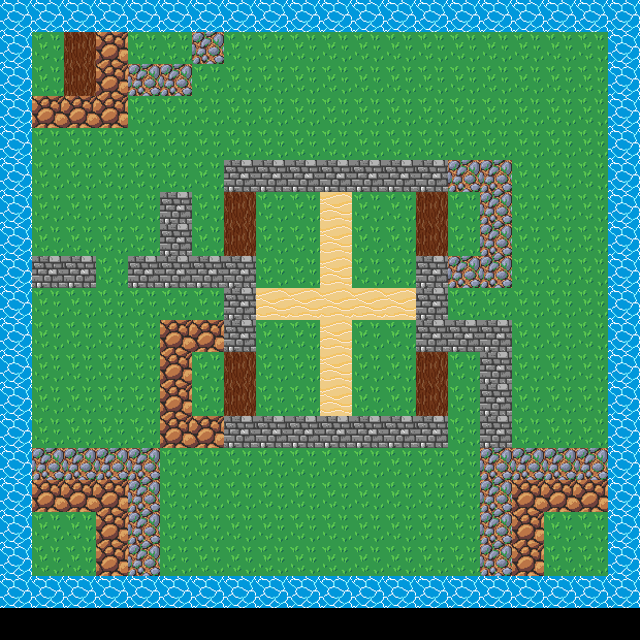

Below is a game level as drawn by its tile map, then a one-line description and the .tmx file that defines it, in full:
An orthogonal 20x20 tile map with 32x32 px tiles, 2 tile layers (Ground, Maze), 1 hidden layer not drawn.

<map version="1.0" tiledversion="1.4.3" orientation="orthogonal" renderorder="right-down" width="20" height="20" tilewidth="32" tileheight="32" infinite="0" nextlayerid="3" nextobjectid="1">
<properties>
  <property name="mapName" value="secondMap" />
 </properties>
 <tileset firstgid="1" name="Terrain" tilewidth="32" tileheight="32" tilecount="7" columns="0">
  <grid orientation="orthogonal" width="1" height="1" />
  <tile id="0">
   <image width="32" height="32" source="terrain/grass1.png" />
  </tile>
  <tile id="1">
   <image width="32" height="32" source="terrain/ground1.png" />
  </tile>
  <tile id="2">
   <image width="32" height="32" source="terrain/rock3.png" />
  </tile>
  <tile id="3">
   <image width="32" height="32" source="terrain/sand.png" />
  </tile>
  <tile id="4">
   <image width="32" height="32" source="terrain/wall3.png" />
  </tile>
  <tile id="5">
   <image width="32" height="32" source="terrain/water1.png" />
  </tile>
  <tile id="6">
   <image width="32" height="32" source="terrain/wood3.png" />
  </tile>
 </tileset>
 <layer id="1" name="Ground" width="20" height="20">
  <data encoding="csv">
0,0,0,0,0,0,0,0,0,0,0,0,0,0,0,0,0,0,0,0,
0,1,1,1,1,1,1,1,1,1,1,1,1,1,1,1,1,1,1,0,
0,1,1,1,1,1,1,1,1,1,1,1,1,1,1,1,1,1,1,0,
0,1,1,1,1,1,1,1,1,1,1,1,1,1,1,1,1,1,1,0,
0,1,1,1,1,1,1,1,1,1,1,1,1,1,1,1,1,1,1,0,
0,1,1,1,1,1,1,1,1,1,1,1,1,1,1,1,1,1,1,0,
0,1,1,1,1,1,1,1,1,1,1,1,1,1,1,1,1,1,1,0,
0,1,1,1,1,1,1,1,1,1,1,1,1,1,1,1,1,1,1,0,
0,1,1,1,1,1,1,1,1,1,1,1,1,1,1,1,1,1,1,0,
0,1,1,1,1,1,1,1,1,1,1,1,1,1,1,1,1,1,1,0,
0,1,1,1,1,1,1,1,1,1,1,1,1,1,1,1,1,1,1,0,
0,1,1,1,1,1,1,1,1,1,1,1,1,1,1,1,1,1,1,0,
0,1,1,1,1,1,1,1,1,1,1,1,1,1,1,1,1,1,1,0,
0,1,1,1,1,1,1,1,1,1,1,1,1,1,1,1,1,1,1,0,
0,1,1,1,1,1,1,1,1,1,1,1,1,1,1,1,1,1,1,0,
0,1,1,1,1,1,1,1,1,1,1,1,1,1,1,1,1,1,1,0,
0,1,1,1,1,1,1,1,1,1,1,1,1,1,1,1,1,1,1,0,
0,1,1,1,1,1,1,1,1,1,1,1,1,1,1,1,1,1,1,0,
0,0,0,0,0,0,0,0,0,0,0,0,0,0,0,0,0,0,0,0
  </data>
 </layer>
 <layer id="2" name="Maze" width="20" height="20">
  <data encoding="csv">
6,6,6,6,6,6,6,6,6,6,6,6,6,6,6,6,6,6,6,6,
6,0,7,2,0,0,3,0,0,0,0,0,0,0,0,0,0,0,0,6,
6,0,7,2,3,3,0,0,0,0,0,0,0,0,0,0,0,0,0,6,
6,2,2,2,0,0,0,0,0,0,0,0,0,0,0,0,0,0,0,6,
6,0,0,0,0,0,0,0,0,0,0,0,0,0,0,0,0,0,0,6,
6,0,0,0,0,0,0,5,5,5,5,5,5,5,3,3,0,0,0,6,
6,0,0,0,0,5,0,7,0,0,4,0,0,7,0,3,0,0,0,6,
6,0,0,0,0,5,0,7,0,0,4,0,0,7,0,3,0,0,0,6,
6,5,5,0,5,5,5,5,0,0,4,0,0,5,3,3,0,0,0,6,
6,0,0,0,0,0,0,5,4,4,4,4,4,5,0,0,0,0,0,6,
6,0,0,0,0,2,2,5,0,0,4,0,0,5,5,5,0,0,0,6,
6,0,0,0,0,2,0,7,0,0,4,0,0,7,0,5,0,0,0,6,
6,0,0,0,0,2,0,7,0,0,4,0,0,7,0,5,0,0,0,6,
6,0,0,0,0,2,2,5,5,5,5,5,5,5,0,5,0,0,0,6,
6,3,3,3,3,0,0,0,0,0,0,0,0,0,0,3,3,3,3,6,
6,2,2,2,3,0,0,0,0,0,0,0,0,0,0,3,2,2,2,6,
6,0,0,2,3,0,0,0,0,0,0,0,0,0,0,3,2,0,0,6,
6,0,0,2,3,0,0,0,0,0,0,0,0,0,0,3,2,0,0,6,
6,6,6,6,6,6,6,6,6,6,6,6,6,6,6,6,6,6,6,6
  </data>
 </layer>
 <objectgroup id="3" name="Sprites">
 </objectgroup>
 <layer id="4" name="Collision" width="20" height="20" visible="0">
  <data encoding="csv">
6,6,6,6,6,6,6,6,6,6,6,6,6,6,6,6,6,6,6,6,
6,0,7,2,0,0,3,0,0,0,0,0,0,0,0,0,0,0,0,6,
6,0,7,2,3,3,0,0,0,0,0,0,0,0,0,0,0,0,0,6,
6,2,2,2,0,0,0,0,0,0,0,0,0,0,0,0,0,0,0,6,
6,0,0,0,0,0,0,0,0,0,0,0,0,0,0,0,0,0,0,6,
6,0,0,0,0,0,0,5,5,5,5,5,5,5,3,3,0,0,0,6,
6,0,0,0,0,5,0,7,0,0,4,0,0,7,0,3,0,0,0,6,
6,0,0,0,0,5,0,7,0,0,4,0,0,7,0,3,0,0,0,6,
6,5,5,0,5,5,5,5,0,0,4,0,0,5,3,3,0,0,0,6,
6,0,0,0,0,0,0,5,4,4,4,4,4,5,0,0,0,0,0,6,
6,0,0,0,0,2,2,5,0,0,4,0,0,5,5,5,0,0,0,6,
6,0,0,0,0,2,0,7,0,0,4,0,0,7,0,5,0,0,0,6,
6,0,0,0,0,2,0,7,0,0,4,0,0,7,0,5,0,0,0,6,
6,0,0,0,0,2,2,5,5,5,5,5,5,5,0,5,0,0,0,6,
6,3,3,3,3,0,0,0,0,0,0,0,0,0,0,3,3,3,3,6,
6,2,2,2,3,0,0,0,0,0,0,0,0,0,0,3,2,2,2,6,
6,0,0,2,3,0,0,0,0,0,0,0,0,0,0,3,2,0,0,6,
6,0,0,2,3,0,0,0,0,0,0,0,0,0,0,3,2,0,0,6,
6,6,6,6,6,6,6,6,6,6,6,6,6,6,6,6,6,6,6,6
  </data>
 </layer>
</map>
